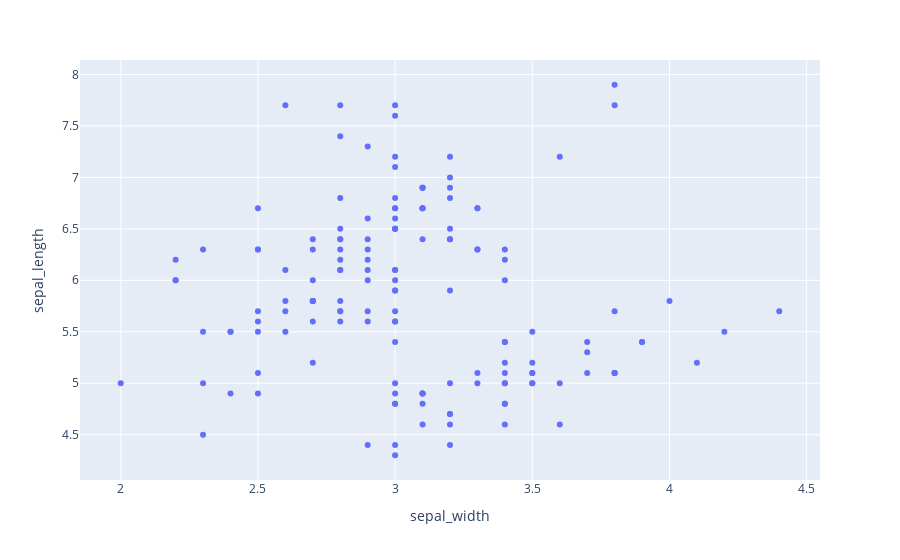

Here is the notebook cell this chart was saved with:
### Code cell
import plotly.express as px
df=px.data.iris()
fig = px.scatter(df,x="sepal_width", y="sepal_length")
fig.show()

### Figure 1 — Plotly figure (JSON) as saved in the notebook; plotly's stock layout.template omitted (floating-point values rounded to 4 significant figures; data arrays with more than 128 entries replaced by an {"elided": "..."} marker saying what was removed)
{"data": [{"hovertemplate": "sepal_width=%{x}<br>sepal_length=%{y}<extra></extra>", "legendgroup": "", "marker": {"color": "#636efa", "symbol": "circle"}, "mode": "markers", "name": "", "orientation": "v", "showlegend": false, "type": "scatter", "x": {"elided": "150 float values"}, "xaxis": "x", "y": {"elided": "150 float values"}, "yaxis": "y"}], "layout": {"legend": {"tracegroupgap": 0}, "margin": {"t": 60}, "xaxis": {"anchor": "y", "domain": [0, 1], "title": {"text": "sepal_width"}}, "yaxis": {"anchor": "x", "domain": [0, 1], "title": {"text": "sepal_length"}}}}
